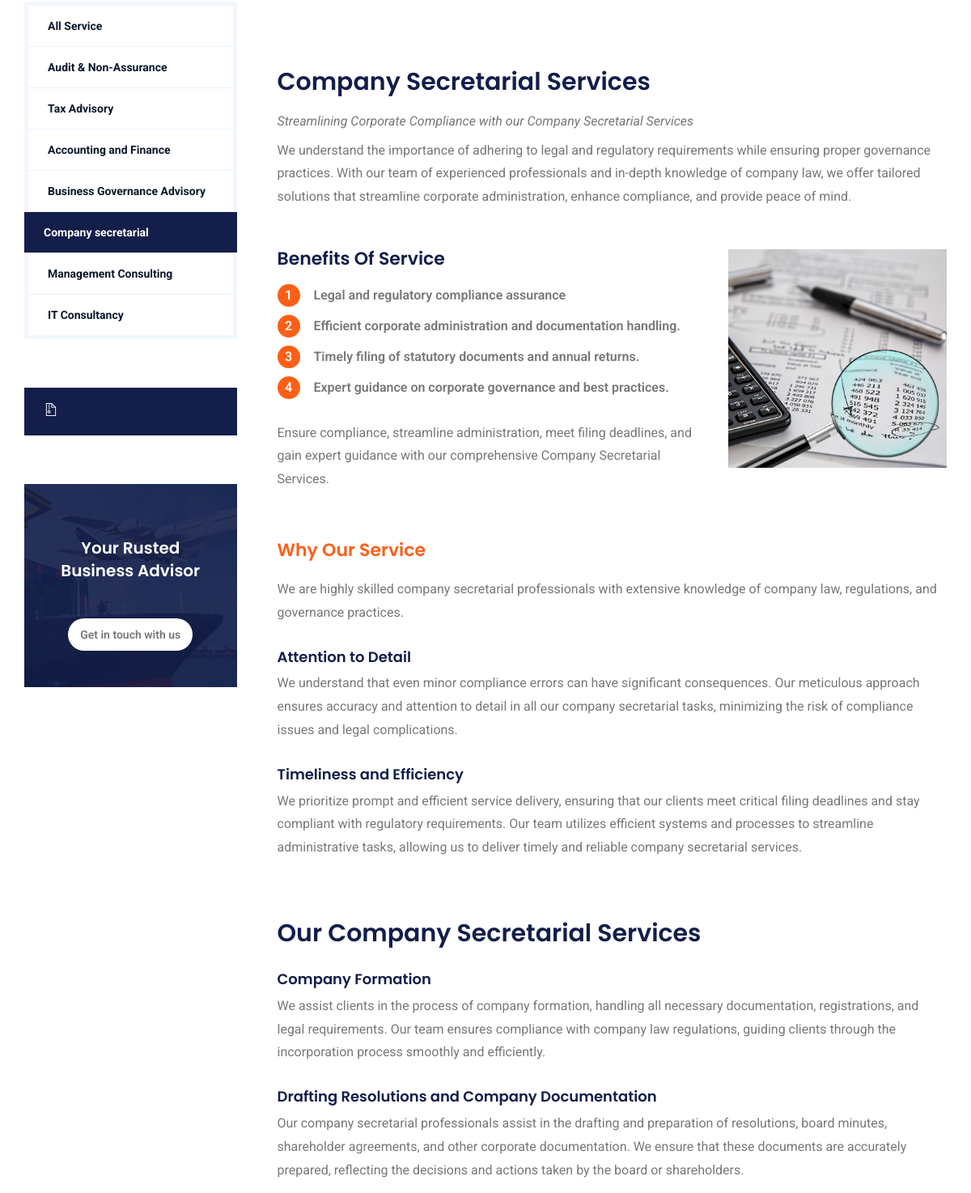
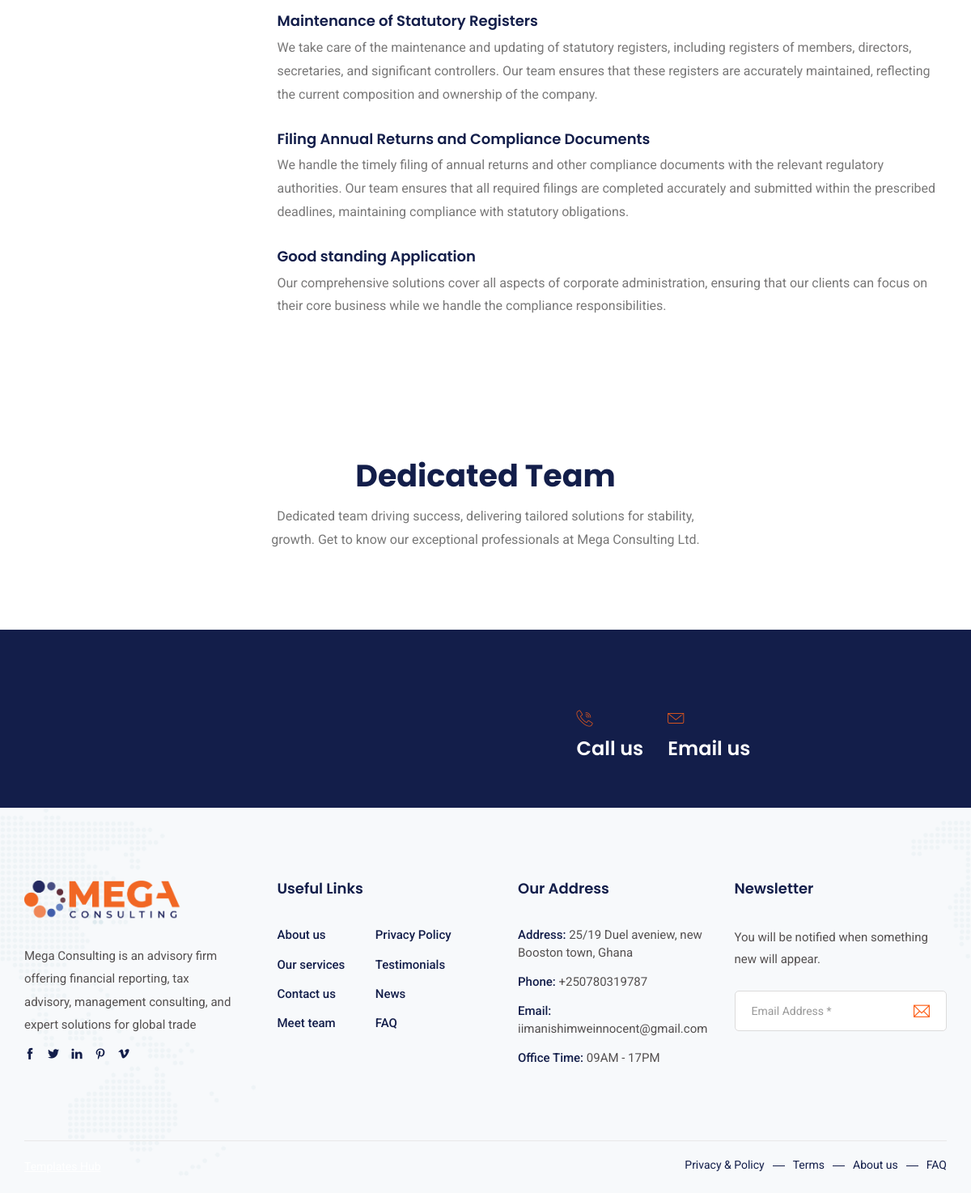
The page /company_secretarial_services (lower part) on the database as committed earlier (2 pictures, top to bottom).
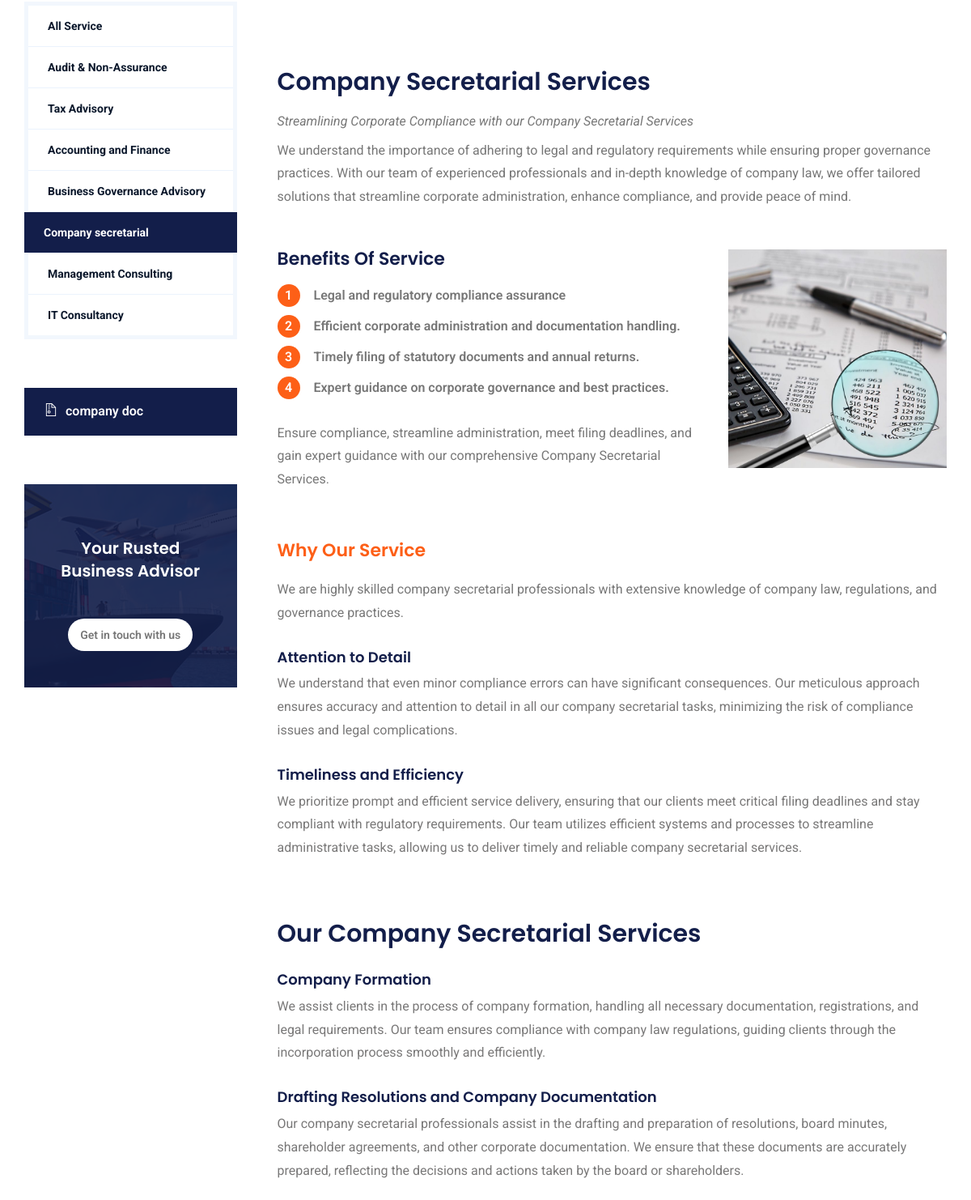
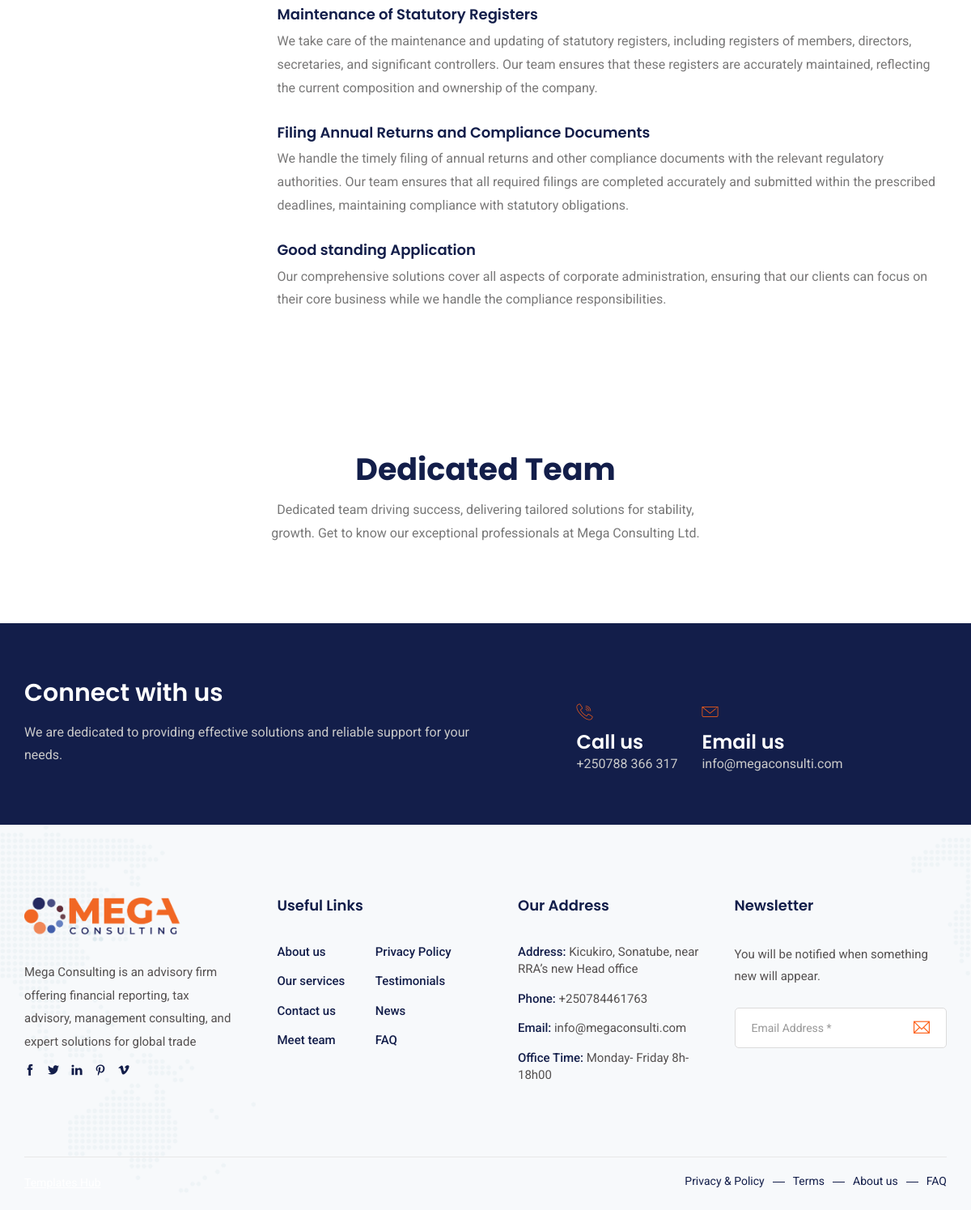
The same page on the database as committed later (2 pictures, top to bottom).
### mega_consulting/models.py (models this page shows, shortened)
class Footer(models.Model):
    address = models.CharField(max_length=100)
    phone = models.CharField(max_length=15)
    email = models.EmailField()
    office_time = models.CharField(max_length=35, help_text='office time  (e.g.,"Monday- Friday 8h-18h00")')
    footer_description = models.TextField()
    logo = models.ImageField(upload_to='logo/', blank=True, null=True)
    facebook_link = models.URLField(blank=True)
    twitter_link = models.URLField(blank=True)
    linkedin_link = models.URLField(blank=True)
    pinterest_link = models.URLField(blank=True)
    video_link = models.URLField(blank=True)

class PdfFile(models.Model):
    title = models.CharField(max_length=255)
    pdf = models.FileField(upload_to='pdfs/')

class accounting_and_finance_contact(models.Model):
    title = models.CharField(max_length=100)
    description = models.TextField()
    phoneNumber = models.CharField(max_length=15)
    email = models.EmailField()

### mega_consulting/views.py (the view)
# urls.py: path('company_secretarial_services', views.company_secretarial_services, name='company_secretarial_services' ),
def company_secretarial_services(request):
    navigation_bar_data = NavigationBar.objects.first()
    topfooter = accounting_and_finance_contact.objects.first()
    footer_instance = Footer.objects.first()
    team_members = accounting_and_finance_team.objects.all()
    pdf = PdfFile.objects.first()
    context = {
        'navigation_bar_data': navigation_bar_data,
        'topfooter': topfooter,
        'footer_instance': footer_instance,
        'team_members': team_members,
        'pdf': pdf,
    }
    return render(request, 'Mega Consulting-Website/Company_secretarial_services.html', context)

### templates/Mega Consulting-Website/company_secretarial_services.html (shortened to what the changed rows need)
<!DOCTYPE html>
<html lang="en">
{% load static %}
<head>
    <link href="{% static 'assets/css/themify-icons.css' %}" rel="stylesheet">
    <link href="{% static 'assets/css/flaticon.css' %}" rel="stylesheet">
    <link href="{% static 'assets/css/bootstrap.min.css' %}" rel="stylesheet">
    <link href="{% static 'assets/css/animate.css' %}" rel="stylesheet">
    <link href="{% static 'assets/css/owl.carousel.css' %}" rel="stylesheet">
    <link href="{% static 'assets/css/owl.theme.css' %}" rel="stylesheet">
    <link href="{% static 'assets/css/slick.css' %}" rel="stylesheet">
    <link href="{% static 'assets/css/slick-theme.css' %}" rel="stylesheet">
    <link href="{% static 'assets/css/swiper.min.css' %}" rel="stylesheet">
    <link href="{% static 'assets/css/odometer-theme-default.css' %}" rel="stylesheet">
    <link href="{% static 'assets/css/owl.transitions.css' %}" rel="stylesheet">
    <link href="{% static 'assets/css/jquery.fancybox.css' %}" rel="stylesheet">
    <link href="{% static 'assets/css/style.css' %}" rel="stylesheet">
</head>
<body>
    <div class="page-wrapper">
        <section class="service-single-section section-padding">
            <div class="container">
                <div class="row">
                    <div class="col col-md-9 col-md-push-3">
                        <div class="service-single-content">
                            <h2>Company secretarial Services</h2>
                            <div class="why-choose-service">
                                <div class='sub service'>
                                <h2 style="padding-top: 45px;">Our Company Secretarial Services</h2>
                                </div>
                            </div>
                        </div>
                    </div>
                    <div class="col col-md-3 col-md-pull-9">
                        <div class="service-sidebar">
                            <div class="widget download-widget">
                                <ul>
                                    <li>
                                        <a href="{{ pdf.pdf.url }}" target="_blank">
                                            <i class="ti-zip"></i>{{ pdf.title }}
                                        </a>
                                    </li>
                                </ul>
                            </div>
                        </div>
                    </div>
                </div>
            </div>
        </section>
        <section class="team-section section-padding">
            <div class="container">
                <div class="row">
                    <div class="col col-lg-6 col-lg-offset-3 col-md-8 col-md-offset-2">
                        <div class="section-title-s5">
                            <h2>Dedicated Team</h2>
                        </div>
                    </div>
                </div>
            </div>
        </section>
          <section class="cta-section">
            <div class="container">
                <div class="row">
                    <div class="col col-lg-6 col-md-6">
                        <div class="cta-text">
                            <h3>{{ topfooter.title }}</h3>
                            <p>{{ topfooter.description }}</p>
                        </div>
                    </div>
                    <div class="col col-lg-5 col-lg-offset-1 col-md-6">
                        <div class="contact-info">
                            <div>
                                <i class="fi flaticon-call"></i>
                                <h4>Call us</h4>
                                <p>{{ topfooter.phoneNumber }}</p>
                            </div>
                            <div>
                                <i class="fi flaticon-contact"></i>
                                <h4>Email us</h4>
                                <p>{{ topfooter.email }}</p>
                            </div>
                        </div>
                    </div>
                </div>
            </div>
        </section>
        <footer class="site-footer">
            <div class="upper-footer">
                <div class="container">
                    <div class="row">
                        <div class="col col-lg-3 col-md-3 col-sm-6">
                            <div class="widget about-widget">
                                <div class="logo widget-title">
                                    <img src="{{ footer_instance.logo.url }}" alt>
                                </div>
                                <p>{{ footer_instance.footer_description }}</p>
                                <div class="social-icons">
                                    <ul>
                                    </ul>
                                </div>
                            </div>
                        </div>
                        <div class="col col-lg-3 col-md-3 col-sm-6">
                            <div class="widget contact-widget service-link-widget">
                                <ul>
                                    <li><span>Address:</span> {{ footer_instance.address }}</li>
                                    <li><span>Phone:</span> {{ footer_instance.phone }}</li>
                                    <li><span>Email:</span> {{ footer_instance.email }}</li>
                                    <li><span>Office Time:</span> {{ footer_instance.office_time }}</li>
                                </ul>
                            </div>
                        </div>
                    </div>
                </div>
            </div>
        </footer>
    </div>
</body>
</html>

Rows that differ between the two databases and show on the page:
added PdfFile: title "company doc"
added accounting_and_finance_contact: title "Connect with us", description "We are dedicated to providing effective solutions and reliable support for your needs.", phoneNumber "+250788 366 317", email "info@megaconsulti.com"
changed Footer: address "25/19 Duel aveniew, new Booston town, Ghana" → "Kicukiro, Sonatube, near RRA’s new Head office"; phone "+250780319787" → "+250784461763"; email "iimanishimweinnocent@gmail.com" → "info@megaconsulti.com"; office_time "09AM - 17PM" → "Monday- Friday 8h-18h00"
